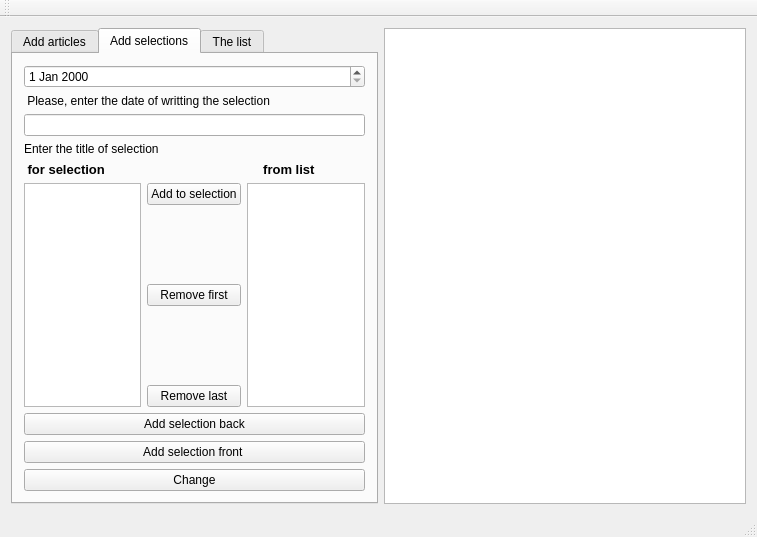
<?xml version="1.0" encoding="UTF-8"?>
<ui version="4.0">
 <class>MainWindow</class>
 <widget class="QMainWindow" name="MainWindow">
  <property name="geometry">
   <rect>
    <x>0</x>
    <y>0</y>
    <width>757</width>
    <height>537</height>
   </rect>
  </property>
  <property name="windowTitle">
   <string>MainWindow</string>
  </property>
  <widget class="QWidget" name="centralWidget">
   <layout class="QGridLayout" name="gridLayout">
    <item row="0" column="0">
     <widget class="QTabWidget" name="tabWidget">
      <property name="sizePolicy">
       <sizepolicy hsizetype="Minimum" vsizetype="Minimum">
        <horstretch>0</horstretch>
        <verstretch>0</verstretch>
       </sizepolicy>
      </property>
      <property name="minimumSize">
       <size>
        <width>367</width>
        <height>465</height>
       </size>
      </property>
      <property name="maximumSize">
       <size>
        <width>367</width>
        <height>16777215</height>
       </size>
      </property>
      <property name="currentIndex">
       <number>1</number>
      </property>
      <widget class="QWidget" name="Article_v">
       <attribute name="title">
        <string>Add articles</string>
       </attribute>
       <layout class="QGridLayout" name="gridLayout_2">
        <item row="0" column="0">
         <layout class="QVBoxLayout" name="verticalLayout_10">
          <item>
           <layout class="QVBoxLayout" name="verticalLayout_9">
            <item>
             <widget class="QLabel" name="label_4">
              <property name="text">
               <string> Please, enter the date of writting the article</string>
              </property>
             </widget>
            </item>
            <item>
             <widget class="QDateEdit" name="dateEdit"/>
            </item>
            <item>
             <widget class="QLabel" name="label_2">
              <property name="text">
               <string>Enter the title of the article</string>
              </property>
             </widget>
            </item>
            <item>
             <widget class="QLineEdit" name="Line_for_title_art"/>
            </item>
            <item>
             <widget class="QLabel" name="label_3">
              <property name="font">
               <font>
                <pointsize>8</pointsize>
                <weight>50</weight>
                <bold>false</bold>
               </font>
              </property>
              <property name="text">
               <string> Enter the text of the article</string>
              </property>
             </widget>
            </item>
            <item>
             <widget class="QTextEdit" name="art_text"/>
            </item>
           </layout>
          </item>
          <item>
           <layout class="QVBoxLayout" name="verticalLayout_8">
            <item>
             <widget class="QPushButton" name="art_button_add_front">
              <property name="text">
               <string>Add front to the list</string>
              </property>
             </widget>
            </item>
            <item>
             <widget class="QPushButton" name="art_button_add_back">
              <property name="text">
               <string>Add back to the list</string>
              </property>
             </widget>
            </item>
            <item>
             <widget class="QPushButton" name="change_art_button">
              <property name="text">
               <string>Change</string>
              </property>
             </widget>
            </item>
           </layout>
          </item>
         </layout>
        </item>
       </layout>
      </widget>
      <widget class="QWidget" name="Selection_v">
       <attribute name="title">
        <string>Add selections</string>
       </attribute>
       <layout class="QGridLayout" name="gridLayout_3">
        <item row="0" column="0">
         <layout class="QVBoxLayout" name="verticalLayout_4">
          <item>
           <widget class="QDateEdit" name="dateEdit_2"/>
          </item>
          <item>
           <widget class="QLabel" name="label_5">
            <property name="text">
             <string> Please, enter the date of writting the selection</string>
            </property>
           </widget>
          </item>
         </layout>
        </item>
        <item row="1" column="0">
         <layout class="QVBoxLayout" name="verticalLayout_5">
          <item>
           <widget class="QLineEdit" name="title_for_sel"/>
          </item>
          <item>
           <widget class="QLabel" name="label_11">
            <property name="text">
             <string>Enter the title of selection</string>
            </property>
           </widget>
          </item>
         </layout>
        </item>
        <item row="2" column="0">
         <layout class="QHBoxLayout" name="horizontalLayout_3">
          <item>
           <widget class="QLabel" name="label_6">
            <property name="font">
             <font>
              <pointsize>10</pointsize>
              <weight>75</weight>
              <bold>true</bold>
             </font>
            </property>
            <property name="text">
             <string> for selection</string>
            </property>
           </widget>
          </item>
          <item>
           <widget class="QLabel" name="label">
            <property name="font">
             <font>
              <family>MS Shell Dlg 2</family>
              <pointsize>10</pointsize>
              <weight>75</weight>
              <bold>true</bold>
             </font>
            </property>
            <property name="text">
             <string> from list              </string>
            </property>
            <property name="alignment">
             <set>Qt::AlignRight|Qt::AlignTrailing|Qt::AlignVCenter</set>
            </property>
           </widget>
          </item>
         </layout>
        </item>
        <item row="3" column="0">
         <layout class="QHBoxLayout" name="horizontalLayout_2">
          <item>
           <widget class="QListWidget" name="listWidget_2"/>
          </item>
          <item>
           <layout class="QVBoxLayout" name="verticalLayout">
            <item>
             <widget class="QPushButton" name="sel_add_button">
              <property name="text">
               <string>Add to selection</string>
              </property>
             </widget>
            </item>
            <item>
             <spacer name="verticalSpacer">
              <property name="orientation">
               <enum>Qt::Vertical</enum>
              </property>
              <property name="sizeHint" stdset="0">
               <size>
                <width>20</width>
                <height>58</height>
               </size>
              </property>
             </spacer>
            </item>
            <item>
             <widget class="QPushButton" name="button_remove_first">
              <property name="text">
               <string>Remove first</string>
              </property>
             </widget>
            </item>
            <item>
             <spacer name="verticalSpacer_2">
              <property name="orientation">
               <enum>Qt::Vertical</enum>
              </property>
              <property name="sizeHint" stdset="0">
               <size>
                <width>20</width>
                <height>58</height>
               </size>
              </property>
             </spacer>
            </item>
            <item>
             <widget class="QPushButton" name="button_remove_last">
              <property name="text">
               <string>Remove last</string>
              </property>
             </widget>
            </item>
           </layout>
          </item>
          <item>
           <widget class="QListWidget" name="listWidget">
            <property name="selectionMode">
             <enum>QAbstractItemView::MultiSelection</enum>
            </property>
           </widget>
          </item>
         </layout>
        </item>
        <item row="4" column="0">
         <layout class="QVBoxLayout" name="verticalLayout_3">
          <item>
           <widget class="QPushButton" name="add_sel_back_button">
            <property name="text">
             <string>Add selection back</string>
            </property>
           </widget>
          </item>
          <item>
           <widget class="QPushButton" name="sel_add_front_button">
            <property name="text">
             <string>Add selection front </string>
            </property>
           </widget>
          </item>
          <item>
           <widget class="QPushButton" name="button_change_sel">
            <property name="text">
             <string>Change</string>
            </property>
           </widget>
          </item>
         </layout>
        </item>
       </layout>
      </widget>
      <widget class="QWidget" name="list_v">
       <attribute name="title">
        <string>The list</string>
       </attribute>
       <layout class="QGridLayout" name="gridLayout_5">
        <item row="0" column="0">
         <layout class="QGridLayout" name="gridLayout_4">
          <item row="0" column="0">
           <widget class="QPushButton" name="del_button_front">
            <property name="text">
             <string>Delete from front of the list</string>
            </property>
           </widget>
          </item>
          <item row="1" column="0">
           <widget class="QPushButton" name="del_button_end">
            <property name="text">
             <string>Delete from end of the list</string>
            </property>
           </widget>
          </item>
          <item row="2" column="0">
           <widget class="QPushButton" name="first_button">
            <property name="text">
             <string>The first member of the list</string>
            </property>
           </widget>
          </item>
          <item row="3" column="0">
           <widget class="QPushButton" name="last_button">
            <property name="text">
             <string>The last member of the list</string>
            </property>
           </widget>
          </item>
          <item row="4" column="0">
           <widget class="QPushButton" name="size_button">
            <property name="text">
             <string>The size of the list</string>
            </property>
           </widget>
          </item>
          <item row="5" column="0">
           <widget class="QPushButton" name="show_changes_button">
            <property name="text">
             <string>Show changes</string>
            </property>
           </widget>
          </item>
          <item row="6" column="0">
           <widget class="QLineEdit" name="lineEdit"/>
          </item>
          <item row="7" column="0">
           <widget class="QPushButton" name="pushButton_5">
            <property name="text">
             <string>Read from file </string>
            </property>
           </widget>
          </item>
          <item row="8" column="0">
           <widget class="QPushButton" name="button_to_file">
            <property name="text">
             <string>Read to file</string>
            </property>
           </widget>
          </item>
         </layout>
        </item>
       </layout>
      </widget>
     </widget>
    </item>
    <item row="0" column="2">
     <widget class="QTextEdit" name="text_for_list">
      <property name="sizePolicy">
       <sizepolicy hsizetype="Preferred" vsizetype="Preferred">
        <horstretch>0</horstretch>
        <verstretch>0</verstretch>
       </sizepolicy>
      </property>
      <property name="font">
       <font>
        <pointsize>7</pointsize>
       </font>
      </property>
      <property name="readOnly">
       <bool>true</bool>
      </property>
     </widget>
    </item>
   </layout>
  </widget>
  <widget class="QMenuBar" name="menuBar">
   <property name="geometry">
    <rect>
     <x>0</x>
     <y>0</y>
     <width>757</width>
     <height>20</height>
    </rect>
   </property>
  </widget>
  <widget class="QToolBar" name="mainToolBar">
   <attribute name="toolBarArea">
    <enum>TopToolBarArea</enum>
   </attribute>
   <attribute name="toolBarBreak">
    <bool>false</bool>
   </attribute>
  </widget>
  <widget class="QStatusBar" name="statusBar"/>
 </widget>
 <layoutdefault spacing="6" margin="11"/>
 <resources/>
 <connections/>
</ui>
